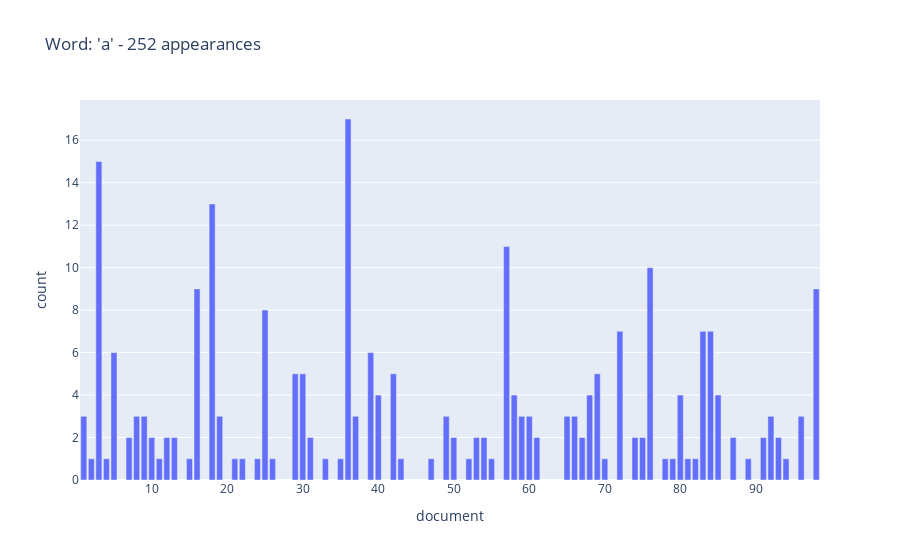
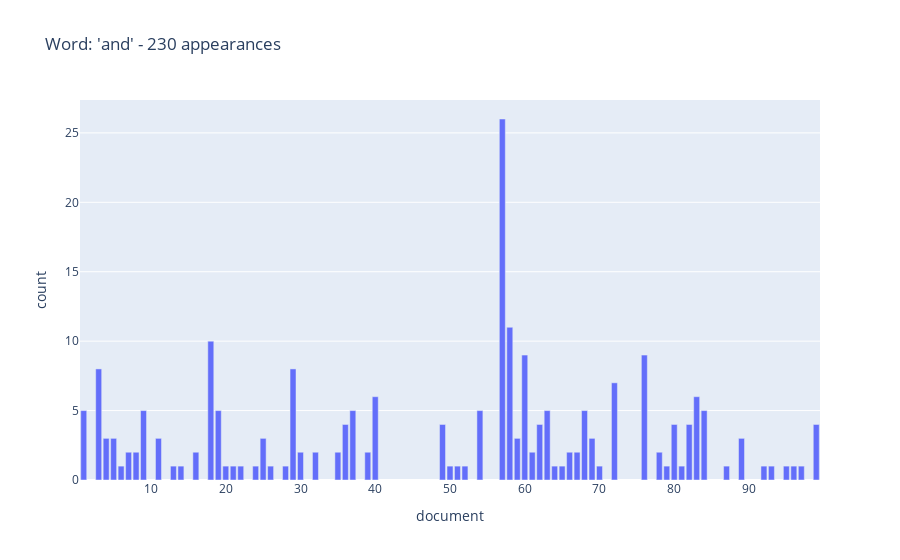
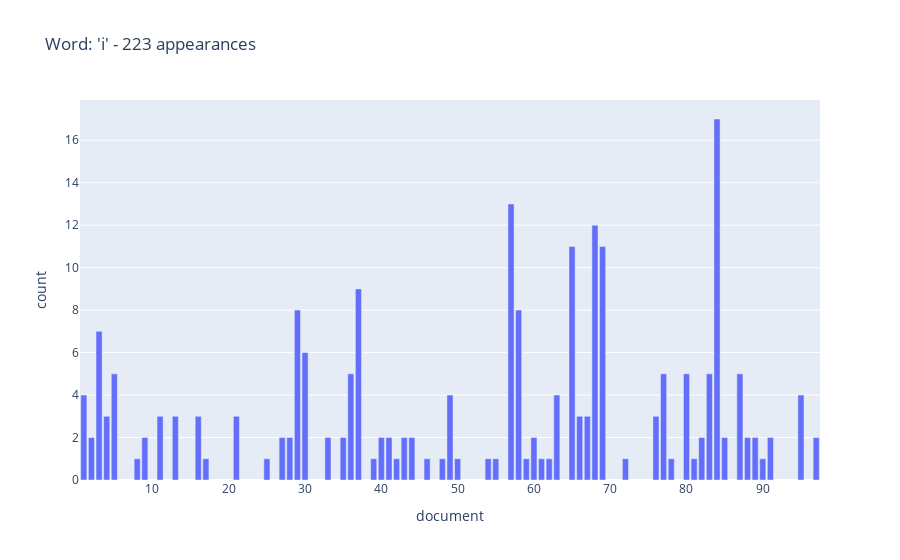
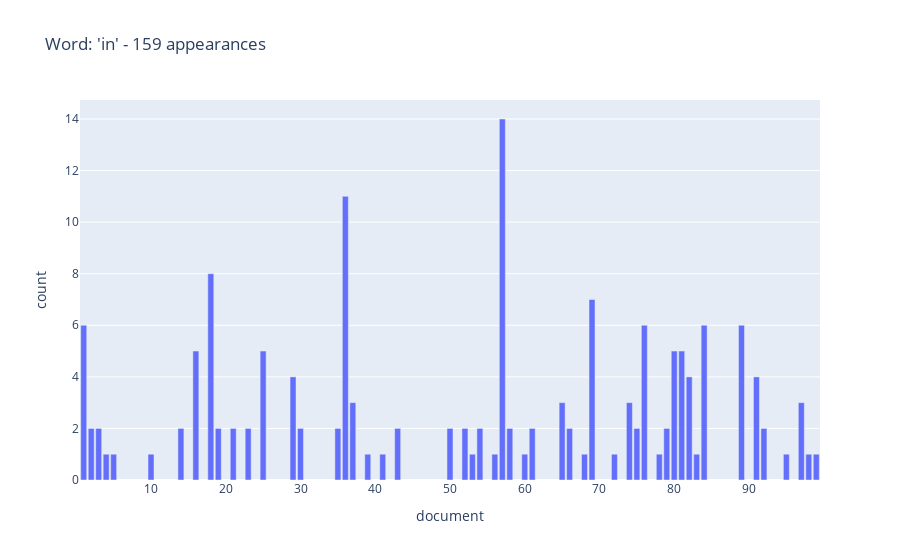

Source (notebook cell) for these figures, in order:
### Code cell
plot_histograms(wf_rdd, mcw_words)

### Figure 1 — Plotly figure (JSON) as saved in the notebook; plotly's stock layout.template omitted (floating-point values rounded to 4 significant figures)
{"data": [{"alignmentgroup": "True", "hovertemplate": "document=%{x}<br>count=%{y}<extra></extra>", "legendgroup": "", "marker": {"color": "#636efa"}, "name": "", "offsetgroup": "", "orientation": "v", "showlegend": false, "textposition": "auto", "type": "bar", "x": [1, 2, 3, 4, 5, 7, 8, 9, 10, 11, 12, 13, 15, 16, 18, 19, 21, 22, 24, 25, 26, 29, 30, 31, 33, 35, 36, 37, 39, 40, 42, 43, 47, 49, 50, 52, 53, 54, 55, 57, 58, 59, 60, 61, 65, 66, 67, 68, 69, 70, 72, 74, 75, 76, 78, 79, 80, 81, 82, 83, 84, 85, 87, 89, 91, 92, 93, 94, 96, 98], "xaxis": "x", "y": [3, 1, 15, 1, 6, 2, 3, 3, 2, 1, 2, 2, 1, 9, 13, 3, 1, 1, 1, 8, 1, 5, 5, 2, 1, 1, 17, 3, 6, 4, 5, 1, 1, 3, 2, 1, 2, 2, 1, 11, 4, 3, 3, 2, 3, 3, 2, 4, 5, 1, 7, 2, 2, 10, 1, 1, 4, 1, 1, 7, 7, 4, 2, 1, 2, 3, 2, 1, 3, 9], "yaxis": "y"}], "layout": {"barmode": "relative", "legend": {"tracegroupgap": 0}, "title": {"text": "Word: 'a' - 252 appearances"}, "xaxis": {"anchor": "y", "domain": [0, 1], "title": {"text": "document"}}, "yaxis": {"anchor": "x", "domain": [0, 1], "title": {"text": "count"}}}}

### Figure 2 — Plotly figure (JSON) as saved in the notebook; plotly's stock layout.template omitted (floating-point values rounded to 4 significant figures)
{"data": [{"alignmentgroup": "True", "hovertemplate": "document=%{x}<br>count=%{y}<extra></extra>", "legendgroup": "", "marker": {"color": "#636efa"}, "name": "", "offsetgroup": "", "orientation": "v", "showlegend": false, "textposition": "auto", "type": "bar", "x": [1, 3, 4, 5, 6, 7, 8, 9, 11, 13, 14, 16, 18, 19, 20, 21, 22, 24, 25, 26, 28, 29, 30, 32, 35, 36, 37, 39, 40, 49, 50, 51, 52, 54, 57, 58, 59, 60, 61, 62, 63, 64, 65, 66, 67, 68, 69, 70, 72, 76, 78, 79, 80, 81, 82, 83, 84, 87, 89, 92, 93, 95, 96, 97, 99], "xaxis": "x", "y": [5, 8, 3, 3, 1, 2, 2, 5, 3, 1, 1, 2, 10, 5, 1, 1, 1, 1, 3, 1, 1, 8, 2, 2, 2, 4, 5, 2, 6, 4, 1, 1, 1, 5, 26, 11, 3, 9, 2, 4, 5, 1, 1, 2, 2, 5, 3, 1, 7, 9, 2, 1, 4, 1, 4, 6, 5, 1, 3, 1, 1, 1, 1, 1, 4], "yaxis": "y"}], "layout": {"barmode": "relative", "legend": {"tracegroupgap": 0}, "title": {"text": "Word: 'and' - 230 appearances"}, "xaxis": {"anchor": "y", "domain": [0, 1], "title": {"text": "document"}}, "yaxis": {"anchor": "x", "domain": [0, 1], "title": {"text": "count"}}}}

### Figure 3 — Plotly figure (JSON) as saved in the notebook; plotly's stock layout.template omitted (floating-point values rounded to 4 significant figures)
{"data": [{"alignmentgroup": "True", "hovertemplate": "document=%{x}<br>count=%{y}<extra></extra>", "legendgroup": "", "marker": {"color": "#636efa"}, "name": "", "offsetgroup": "", "orientation": "v", "showlegend": false, "textposition": "auto", "type": "bar", "x": [1, 2, 3, 4, 5, 8, 9, 11, 13, 16, 17, 21, 25, 27, 28, 29, 30, 33, 35, 36, 37, 39, 40, 41, 42, 43, 44, 46, 48, 49, 50, 54, 55, 57, 58, 59, 60, 61, 62, 63, 65, 66, 67, 68, 69, 72, 76, 77, 78, 80, 81, 82, 83, 84, 85, 87, 88, 89, 90, 91, 95, 97], "xaxis": "x", "y": [4, 2, 7, 3, 5, 1, 2, 3, 3, 3, 1, 3, 1, 2, 2, 8, 6, 2, 2, 5, 9, 1, 2, 2, 1, 2, 2, 1, 1, 4, 1, 1, 1, 13, 8, 1, 2, 1, 1, 4, 11, 3, 3, 12, 11, 1, 3, 5, 1, 5, 1, 2, 5, 17, 2, 5, 2, 2, 1, 2, 4, 2], "yaxis": "y"}], "layout": {"barmode": "relative", "legend": {"tracegroupgap": 0}, "title": {"text": "Word: 'i' - 223 appearances"}, "xaxis": {"anchor": "y", "domain": [0, 1], "title": {"text": "document"}}, "yaxis": {"anchor": "x", "domain": [0, 1], "title": {"text": "count"}}}}

### Figure 4 — Plotly figure (JSON) as saved in the notebook; plotly's stock layout.template omitted (floating-point values rounded to 4 significant figures)
{"data": [{"alignmentgroup": "True", "hovertemplate": "document=%{x}<br>count=%{y}<extra></extra>", "legendgroup": "", "marker": {"color": "#636efa"}, "name": "", "offsetgroup": "", "orientation": "v", "showlegend": false, "textposition": "auto", "type": "bar", "x": [1, 2, 3, 4, 5, 10, 14, 16, 18, 19, 21, 23, 25, 29, 30, 35, 36, 37, 39, 41, 43, 50, 52, 53, 54, 56, 57, 58, 60, 61, 65, 66, 68, 69, 72, 74, 75, 76, 78, 79, 80, 81, 82, 83, 84, 89, 91, 92, 95, 97, 98, 99], "xaxis": "x", "y": [6, 2, 2, 1, 1, 1, 2, 5, 8, 2, 2, 2, 5, 4, 2, 2, 11, 3, 1, 1, 2, 2, 2, 1, 2, 1, 14, 2, 1, 2, 3, 2, 1, 7, 1, 3, 2, 6, 1, 2, 5, 5, 4, 1, 6, 6, 4, 2, 1, 3, 1, 1], "yaxis": "y"}], "layout": {"barmode": "relative", "legend": {"tracegroupgap": 0}, "title": {"text": "Word: 'in' - 159 appearances"}, "xaxis": {"anchor": "y", "domain": [0, 1], "title": {"text": "document"}}, "yaxis": {"anchor": "x", "domain": [0, 1], "title": {"text": "count"}}}}
